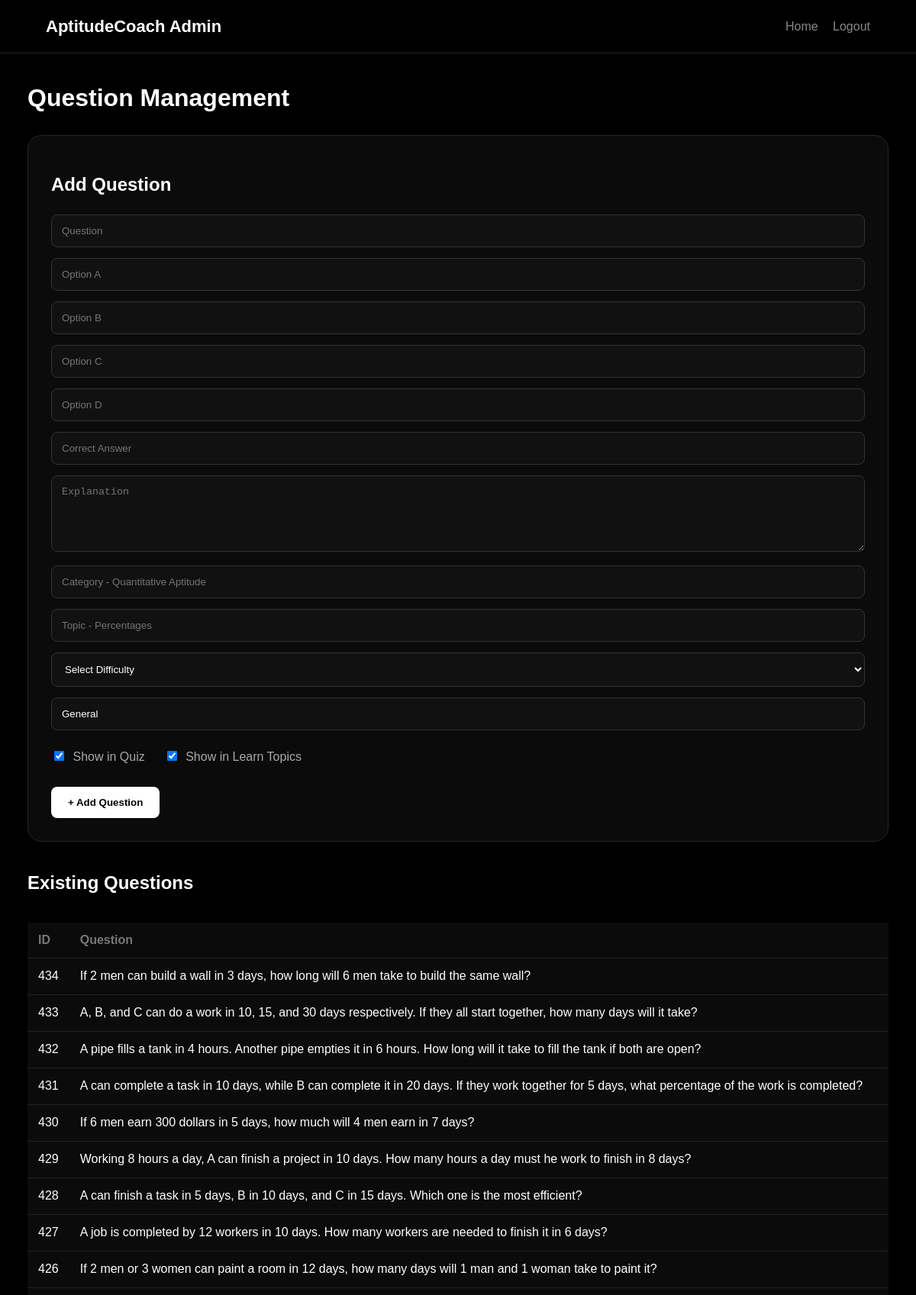
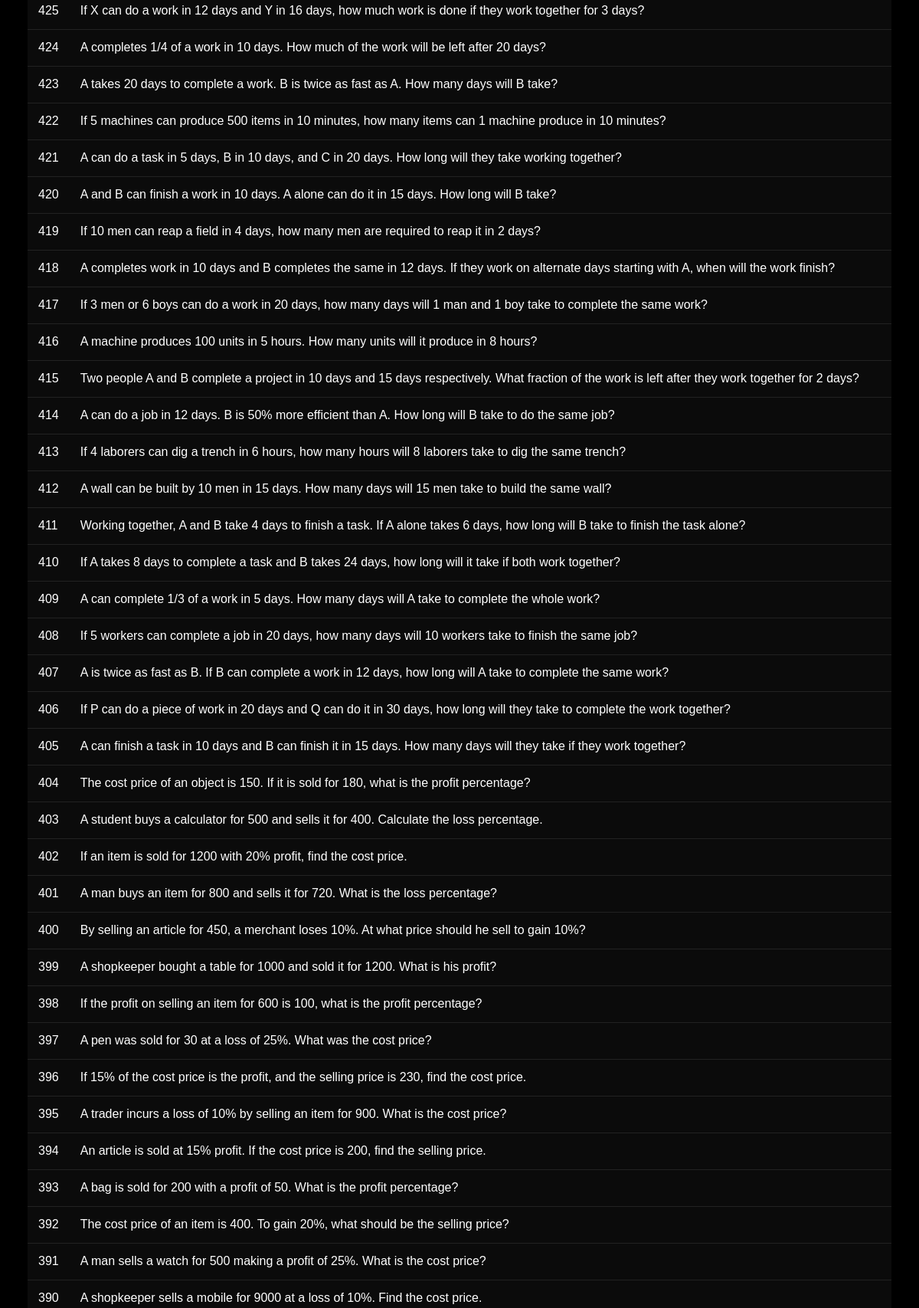
/admin (signed in, upper part), run on the app's committed database (2 pictures, top to bottom).
### tables this page shows
CREATE TABLE questions (
            id INTEGER PRIMARY KEY AUTOINCREMENT,
            question TEXT NOT NULL,
            option_a TEXT NOT NULL,
            option_b TEXT NOT NULL,
            option_c TEXT NOT NULL,
            option_d TEXT NOT NULL,
            answer TEXT NOT NULL,
            explanation TEXT NOT NULL,
            company TEXT NOT NULL,
            category TEXT NOT NULL,
            difficulty TEXT NOT NULL
        , topic TEXT
            DEFAULT 'General', show_in_quiz INTEGER
            DEFAULT 1, show_in_learn INTEGER
            DEFAULT 1);

### app.py (the view)
@app.route("/admin")
def admin():
    if not session.get("admin"):
        return redirect(
            "/admin/login"
        )
    conn = get_db()
    questions = conn.execute("""
        SELECT *

        FROM questions

        ORDER BY id DESC
    """).fetchall()
    conn.close()
    return render_template(
        "admin.html",
        questions=questions
    )

### app.py (called while the page is built)
def get_db():
    conn = sqlite3.connect(DATABASE)
    conn.row_factory = sqlite3.Row
    return conn

### templates/admin.html (shortened to what this page needs)
<!DOCTYPE html>
<html lang="en">
<head>
</head>
<body>
<header>
    <div class="logo">
        AptitudeCoach Admin
    </div>
    <div>
        <a href="/">
            Home
        </a>
        <a href="/admin/logout">
            Logout
        </a>
    </div>
</header>
<div class="container">
    <h1>
        Question Management
    </h1>
    <div class="form">
        <h2>
            Add Question
        </h2>
        <form
            method="POST"
            action="/admin/add"
        >
            <input
                type="text"
                name="question"
                placeholder="Question"
                required
            >
            <input
                type="text"
                name="option_a"
                placeholder="Option A"
                required
            >
            <input
                type="text"
                name="option_b"
                placeholder="Option B"
                required
            >
            <input
                type="text"
                name="option_c"
                placeholder="Option C"
                required
            >
            <input
                type="text"
                name="option_d"
                placeholder="Option D"
                required
            >
            <input
                type="text"
                name="answer"
                placeholder="Correct Answer"
                required
            >
            <textarea
                name="explanation"
                placeholder="Explanation"
                required
            ></textarea>
            <input
                type="text"
                name="category"
                placeholder="Category - Quantitative Aptitude"
                required
            >
            <input
                type="text"
                name="topic"
                placeholder="Topic - Percentages"
                required
            >
            <select
                name="difficulty"
                required
            >
                <option value="">
                    Select Difficulty
                </option>
            </select>
            <input
                type="text"
                name="company"
                placeholder="Company - Google / TCS / Infosys / None"
                value="General"
                required
            >
            <div class="checks">
                <label>
                    <input
                        type="checkbox"
                        name="show_in_quiz"
                        checked
                    >
                    Show in Quiz
                </label>
                <label>
                    <input
                        type="checkbox"
                        name="show_in_learn"
                        checked
                    >
                    Show in Learn Topics
                </label>
            </div>
            <button type="submit">
                + Add Question
            </button>
        </form>
    </div>
    <h2>
        Existing Questions
    </h2>
    <br>
    <div class="table-container">
        <table>
            <thead>
                <tr>
                    <th>ID</th>
                    <th>Question</th>
                </tr>
            </thead>
            <tbody>
                {% for q in questions %}
                <tr>
                    <td>
                        {{ q.id }}
                    </td>
                    <td>
                        {{ q.question }}
                    </td>
                </tr>
                {% endfor %}
            </tbody>
        </table>
    </div>
</div>
</body>
</html>

### templates/admin.html (style rules this page uses)
* { box-sizing: border-box; }
body { margin: 0; background: #000; color: white; font-family: Arial, sans-serif; }
header { height: 70px; display: flex; align-items: center; justify-content: space-between; padding: 0 5%; border-bottom: 1px solid #222; }
.logo { font-size: 22px; font-weight: bold; }
header a { color: #888; text-decoration: none; margin-left: 15px; }
.container { width: 94%; max-width: 1200px; margin: 40px auto; }
h1 { margin-bottom: 30px; }
.form { background: #0b0b0b; border: 1px solid #252525; border-radius: 18px; padding: 30px; margin-bottom: 40px; }
.form h2 { margin-bottom: 25px; }
input, textarea, select { width: 100%; padding: 13px; margin-bottom: 14px; background: #111; color: white; border: 1px solid #333; border-radius: 8px; outline: none; }
textarea { min-height: 100px; resize: vertical; }
.checks { display: flex; gap: 25px; margin: 10px 0 20px; }
.checks label { color: #aaa; }
.checks input { width: auto; margin-right: 7px; }
button { padding: 13px 22px; background: white; color: black; border: none; border-radius: 8px; font-weight: bold; cursor: pointer; }
.table-container { overflow-x: auto; }
table { width: 100%; border-collapse: collapse; background: #0b0b0b; }
th, td { padding: 14px; border-bottom: 1px solid #222; text-align: left; white-space: nowrap; }
th { color: #777; }

### data on the page
questions: id "434", question "If 2 men can build a wall in 3 days, how long will 6 men take to build the same wall?"
questions: id "433", question "A, B, and C can do a work in 10, 15, and 30 days respectively. If they all start together, how many days will it take?"
questions: id "432", question "A pipe fills a tank in 4 hours. Another pipe empties it in 6 hours. How long will it take to fill the tank if both are open?"
questions: id "431", question "A can complete a task in 10 days, while B can complete it in 20 days. If they work together for 5 days, what percentage of the work is completed?"
questions: id "430", question "If 6 men earn 300 dollars in 5 days, how much will 4 men earn in 7 days?"
questions: id "429", question "Working 8 hours a day, A can finish a project in 10 days. How many hours a day must he work to finish in 8 days?"
questions: id "428", question "A can finish a task in 5 days, B in 10 days, and C in 15 days. Which one is the most efficient?"
questions: id "427", question "A job is completed by 12 workers in 10 days. How many workers are needed to finish it in 6 days?"
questions: id "426", question "If 2 men or 3 women can paint a room in 12 days, how many days will 1 man and 1 woman take to paint it?"
questions: id "425", question "If X can do a work in 12 days and Y in 16 days, how much work is done if they work together for 3 days?"
questions: id "424", question "A completes 1/4 of a work in 10 days. How much of the work will be left after 20 days?"
questions: id "423", question "A takes 20 days to complete a work. B is twice as fast as A. How many days will B take?"
questions: id "422", question "If 5 machines can produce 500 items in 10 minutes, how many items can 1 machine produce in 10 minutes?"
questions: id "421", question "A can do a task in 5 days, B in 10 days, and C in 20 days. How long will they take working together?"
questions: id "420", question "A and B can finish a work in 10 days. A alone can do it in 15 days. How long will B take?"
questions: id "419", question "If 10 men can reap a field in 4 days, how many men are required to reap it in 2 days?"
questions: id "418", question "A completes work in 10 days and B completes the same in 12 days. If they work on alternate days starting with A, when will the work finish?"
questions: id "417", question "If 3 men or 6 boys can do a work in 20 days, how many days will 1 man and 1 boy take to complete the same work?"
questions: id "416", question "A machine produces 100 units in 5 hours. How many units will it produce in 8 hours?"
questions: id "415", question "Two people A and B complete a project in 10 days and 15 days respectively. What fraction of the work is left after they work together for 2 days?"
questions: id "414", question "A can do a job in 12 days. B is 50% more efficient than A. How long will B take to do the same job?"
questions: id "413", question "If 4 laborers can dig a trench in 6 hours, how many hours will 8 laborers take to dig the same trench?"
questions: id "412", question "A wall can be built by 10 men in 15 days. How many days will 15 men take to build the same wall?"
questions: id "411", question "Working together, A and B take 4 days to finish a task. If A alone takes 6 days, how long will B take to finish the task alone?"
questions: id "410", question "If A takes 8 days to complete a task and B takes 24 days, how long will it take if both work together?"
questions: id "409", question "A can complete 1/3 of a work in 5 days. How many days will A take to complete the whole work?"
questions: id "408", question "If 5 workers can complete a job in 20 days, how many days will 10 workers take to finish the same job?"
questions: id "407", question "A is twice as fast as B. If B can complete a work in 12 days, how long will A take to complete the same work?"
questions: id "406", question "If P can do a piece of work in 20 days and Q can do it in 30 days, how long will they take to complete the work together?"
questions: id "405", question "A can finish a task in 10 days and B can finish it in 15 days. How many days will they take if they work together?"
questions: id "404", question "The cost price of an object is 150. If it is sold for 180, what is the profit percentage?"
questions: id "403", question "A student buys a calculator for 500 and sells it for 400. Calculate the loss percentage."
questions: id "402", question "If an item is sold for 1200 with 20% profit, find the cost price."
questions: id "401", question "A man buys an item for 800 and sells it for 720. What is the loss percentage?"
questions: id "400", question "By selling an article for 450, a merchant loses 10%. At what price should he sell to gain 10%?"
questions: id "399", question "A shopkeeper bought a table for 1000 and sold it for 1200. What is his profit?"
questions: id "398", question "If the profit on selling an item for 600 is 100, what is the profit percentage?"
questions: id "397", question "A pen was sold for 30 at a loss of 25%. What was the cost price?"
questions: id "396", question "If 15% of the cost price is the profit, and the selling price is 230, find the cost price."
questions: id "395", question "A trader incurs a loss of 10% by selling an item for 900. What is the cost price?"
questions: id "394", question "An article is sold at 15% profit. If the cost price is 200, find the selling price."
questions: id "393", question "A bag is sold for 200 with a profit of 50. What is the profit percentage?"
questions: id "392", question "The cost price of an item is 400. To gain 20%, what should be the selling price?"
questions: id "391", question "A man sells a watch for 500 making a profit of 25%. What is the cost price?"
questions: id "390", question "A shopkeeper sells a mobile for 9000 at a loss of 10%. Find the cost price."
